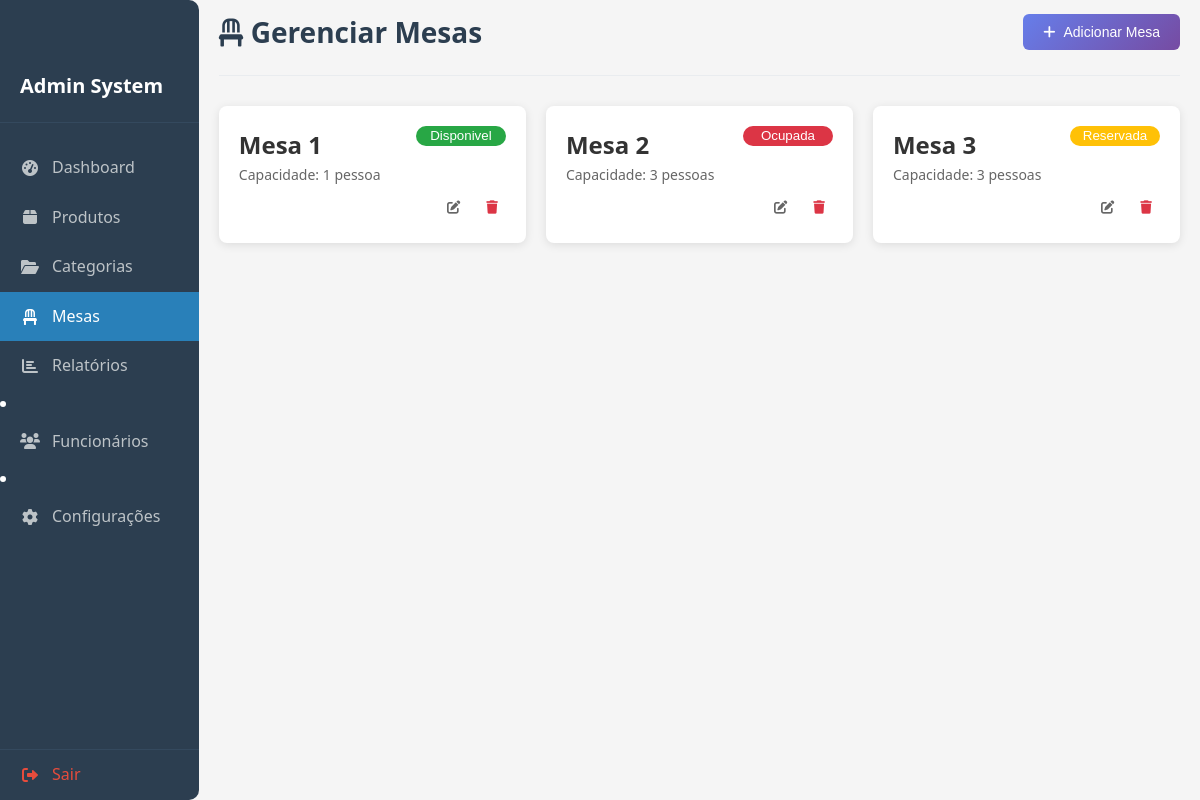
The page /mesas.php on the database its author committed.
### tables this page shows
CREATE TABLE `mesas` (
  `id` int NOT NULL AUTO_INCREMENT,
  `numero` int NOT NULL,
  `capacidade` int NOT NULL DEFAULT '1',
  `status` enum('disponivel','ocupada','reservada') DEFAULT 'disponivel',
  PRIMARY KEY (`id`)
);

### mesas.php (the view, shortened to what this page needs)
<?php
require_once 'config/database.php';
$stmt = $pdo->query("SELECT * FROM mesas ORDER BY numero");
$mesas = $stmt->fetchAll(PDO::FETCH_ASSOC);
?>
<!DOCTYPE html>
<html lang="pt-BR">
<head>
    <link rel="stylesheet" href="assets/css/style.css" />
    <link rel="stylesheet" href="https://cdnjs.cloudflare.com/ajax/libs/font-awesome/6.0.0/css/all.min.css" />
</head>
<body>
    <?php include 'includes/sidebar.php'; ?>
    <div class="main-content">
        <div class="header">
            <h1><i class="fas fa-chair"></i> Gerenciar Mesas</h1>
            <button class="btn btn-primary" onclick="openMesaModal()">
                <i class="fas fa-plus"></i> Adicionar Mesa
            </button>
        </div>
        <div class="stats-grid">
            <?php foreach ($mesas as $mesa): ?>
                <div class="tables-content">
                    <div class="stat-content">
                        <div class="header-tables">
                            <h2>Mesa <?php echo htmlspecialchars($mesa['numero']); ?></h2>
                            <button class="status-<?php echo htmlspecialchars($mesa['status']); ?>" disabled>
                                <?php echo ucfirst($mesa['status']); ?>
                            </button>
                        </div>
                        <h3>Capacidade: <?php echo htmlspecialchars($mesa['capacidade']); ?> pessoa<?php echo $mesa['capacidade'] > 1 ? 's' : ''; ?></h3>
                        <div class="icons-tables">
                            <button class="btn-icon" title="Editar" onclick="editMesa(<?php echo $mesa['id']; ?>)">
                                <i class="fas fa-edit"></i>
                            </button>
                            <button class="btn-icon btn-danger" title="Excluir" onclick="deleteMesa(<?php echo $mesa['id']; ?>)">
                                <i class="fas fa-trash"></i>
                            </button>
                        </div>
                    </div>
                </div>
            <?php endforeach; ?>
        </div>
    </div>
</body>
</html>

### assets/css/style.css (style rules this page uses)
* { margin: 0; padding: 0; box-sizing: border-box; }
body { font-family: "Segoe UI", Tahoma, Geneva, Verdana, sans-serif; background-color: #f5f5f5; color: #333; line-height: 1.6; display: flex; flex-direction: row; height: 100vh; overflow: hidden; margin: 0; padding: 0; }
.main-content { display: flex; flex-direction: column; width: 100%; height: 100vh; overflow-y: auto; padding: 0px 20px 0px 20px; }
.header { display: flex; justify-content: space-between; align-items: center; margin-bottom: 30px; padding-bottom: 20px; border-bottom: 1px solid #e9ecef; margin-top: 10px; }
.header h1 { font-size: 28px; color: #2c3e50; margin: 0; }
.stats-grid { display: grid; grid-template-columns: repeat(auto-fit, minmax(250px, 1fr)); gap: 20px; margin-bottom: 30px; }
.tables-content { background: white; border-radius: 8px; padding: 20px; box-shadow: 0 2px 10px rgba(0, 0, 0, 0.1); }
.header-tables { display: flex; justify-content: space-between; }
.header-tables button { color: white; border-radius: 20px; width: 90px; height: 20px; text-align: center; line-height: 20px; border: none; }
.icons-tables { display: flex; flex-direction: row; width: 100%; gap: 10px; justify-content: end; }
.stat-content h3 { font-size: 14px; color: #666; margin-bottom: 5px; font-weight: 500; }
.btn { display: inline-flex; align-items: center; gap: 8px; padding: 10px 20px; border: none; border-radius: 6px; font-size: 14px; font-weight: 500; cursor: pointer; text-decoration: none; transition: all 0.3s; white-space: nowrap; }
.btn-primary { background: linear-gradient(135deg, #667eea 0%, #764ba2 100%); color: white; }
.btn-danger { background: #dc3545; color: white; }
.btn-icon { background: none; border: none; padding: 8px; border-radius: 4px; cursor: pointer; color: #666; transition: all 0.3s; }
.btn-icon.btn-danger { color: #dc3545; }
.status-disponivel { background-color: #28a745; }
.status-ocupada { background-color:#dc3545; }
.status-reservada { background-color: #ffc107; }

### rows shown on the page
mesas: numero "1", status "Disponivel", capacidade "1"
mesas: numero "2", status "Ocupada", capacidade "3"
mesas: numero "3", status "Reservada", capacidade "3"
